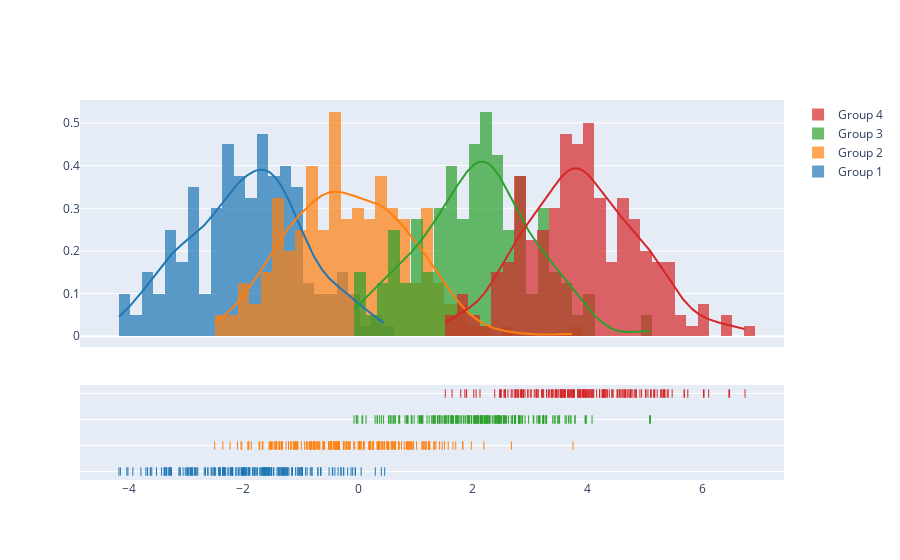

The cell this chart's notebook holds for it:
### Code cell
import plotly.figure_factory as ff

# Add histogram data
x1 = np.random.randn(200) - 2
x2 = np.random.randn(200)
x3 = np.random.randn(200) + 2
x4 = np.random.randn(200) + 4

# Group data together
hist_data = [x1, x2, x3, x4]

group_labels = ['Group 1', 'Group 2', 'Group 3', 'Group 4']

# Create distplot with custom bin_size
fig = ff.create_distplot(hist_data, group_labels, bin_size=.2)
fig.show()

### Figure 1 — Plotly figure (JSON) as saved in the notebook; plotly's stock layout.template omitted (floating-point values rounded to 4 significant figures; data arrays with more than 128 entries replaced by an {"elided": "..."} marker saying what was removed)
{"data": [{"autobinx": false, "histnorm": "probability density", "legendgroup": "Group 1", "marker": {"color": "rgb(31, 119, 180)"}, "name": "Group 1", "opacity": 0.7, "type": "histogram", "x": {"elided": "200 float values"}, "xaxis": "x", "xbins": {"end": 0.4632, "size": 0.2, "start": -4.169}, "yaxis": "y"}, {"autobinx": false, "histnorm": "probability density", "legendgroup": "Group 2", "marker": {"color": "rgb(255, 127, 14)"}, "name": "Group 2", "opacity": 0.7, "type": "histogram", "x": {"elided": "200 float values"}, "xaxis": "x", "xbins": {"end": 3.745, "size": 0.2, "start": -2.5}, "yaxis": "y"}, {"autobinx": false, "histnorm": "probability density", "legendgroup": "Group 3", "marker": {"color": "rgb(44, 160, 44)"}, "name": "Group 3", "opacity": 0.7, "type": "histogram", "x": {"elided": "200 float values"}, "xaxis": "x", "xbins": {"end": 5.097, "size": 0.2, "start": -0.07091}, "yaxis": "y"}, {"autobinx": false, "histnorm": "probability density", "legendgroup": "Group 4", "marker": {"color": "rgb(214, 39, 40)"}, "name": "Group 4", "opacity": 0.7, "type": "histogram", "x": {"elided": "200 float values"}, "xaxis": "x", "xbins": {"end": 6.745, "size": 0.2, "start": 1.52}, "yaxis": "y"}, {"legendgroup": "Group 1", "marker": {"color": "rgb(31, 119, 180)"}, "mode": "lines", "name": "Group 1", "showlegend": false, "type": "scatter", "x": {"elided": "500 float values"}, "xaxis": "x", "y": {"elided": "500 float values"}, "yaxis": "y"}, {"legendgroup": "Group 2", "marker": {"color": "rgb(255, 127, 14)"}, "mode": "lines", "name": "Group 2", "showlegend": false, "type": "scatter", "x": {"elided": "500 float values"}, "xaxis": "x", "y": {"elided": "500 float values"}, "yaxis": "y"}, {"legendgroup": "Group 3", "marker": {"color": "rgb(44, 160, 44)"}, "mode": "lines", "name": "Group 3", "showlegend": false, "type": "scatter", "x": {"elided": "500 float values"}, "xaxis": "x", "y": {"elided": "500 float values"}, "yaxis": "y"}, {"legendgroup": "Group 4", "marker": {"color": "rgb(214, 39, 40)"}, "mode": "lines", "name": "Group 4", "showlegend": false, "type": "scatter", "x": {"elided": "500 float values"}, "xaxis": "x", "y": {"elided": "500 float values"}, "yaxis": "y"}, {"legendgroup": "Group 1", "marker": {"color": "rgb(31, 119, 180)", "symbol": "line-ns-open"}, "mode": "markers", "name": "Group 1", "showlegend": false, "type": "scatter", "x": {"elided": "200 float values"}, "xaxis": "x", "y": {"elided": "200 str values"}, "yaxis": "y2"}, {"legendgroup": "Group 2", "marker": {"color": "rgb(255, 127, 14)", "symbol": "line-ns-open"}, "mode": "markers", "name": "Group 2", "showlegend": false, "type": "scatter", "x": {"elided": "200 float values"}, "xaxis": "x", "y": {"elided": "200 str values"}, "yaxis": "y2"}, {"legendgroup": "Group 3", "marker": {"color": "rgb(44, 160, 44)", "symbol": "line-ns-open"}, "mode": "markers", "name": "Group 3", "showlegend": false, "type": "scatter", "x": {"elided": "200 float values"}, "xaxis": "x", "y": {"elided": "200 str values"}, "yaxis": "y2"}, {"legendgroup": "Group 4", "marker": {"color": "rgb(214, 39, 40)", "symbol": "line-ns-open"}, "mode": "markers", "name": "Group 4", "showlegend": false, "type": "scatter", "x": {"elided": "200 float values"}, "xaxis": "x", "y": {"elided": "200 str values"}, "yaxis": "y2"}], "layout": {"barmode": "overlay", "hovermode": "closest", "legend": {"traceorder": "reversed"}, "xaxis": {"anchor": "y2", "domain": [0.0, 1.0], "zeroline": false}, "yaxis": {"anchor": "free", "domain": [0.35, 1], "position": 0.0}, "yaxis2": {"anchor": "x", "domain": [0, 0.25], "dtick": 1, "showticklabels": false}}}
